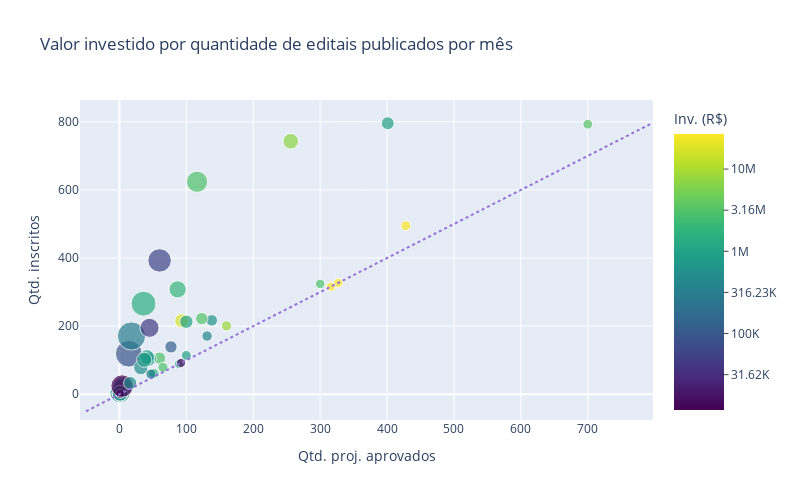
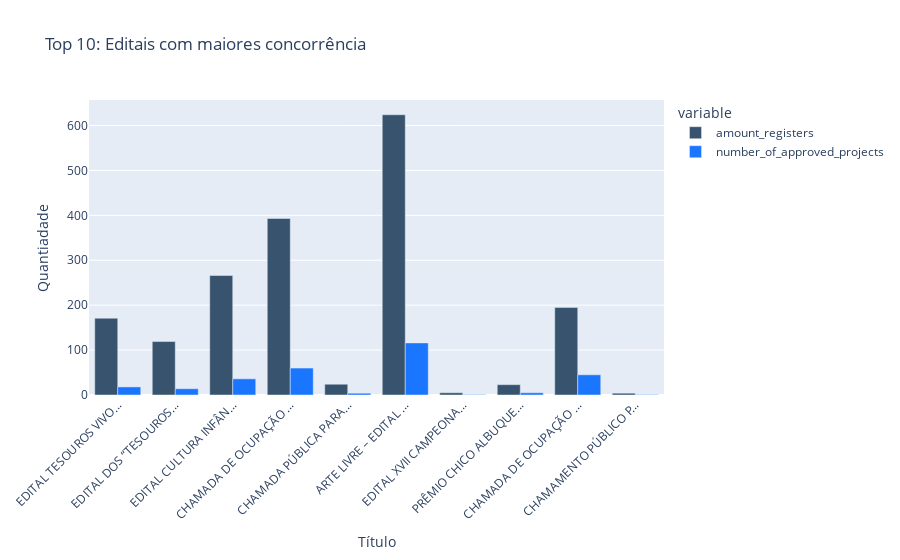
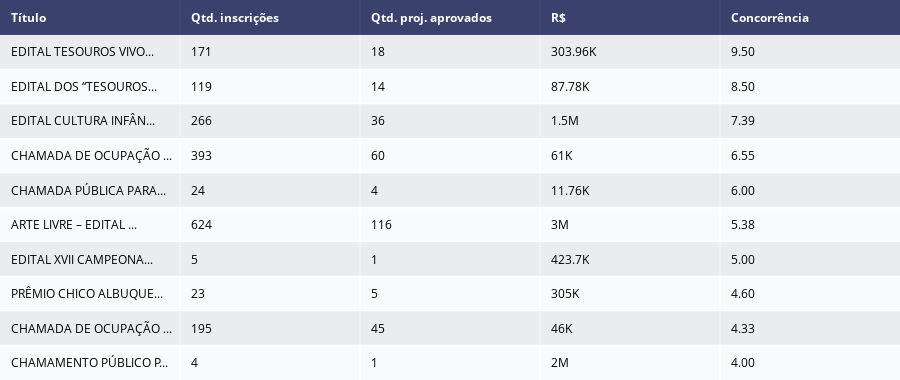

Notebook code for these charts, in order:
### Markdown cell above
**Qual relação entre quantidade de inscritos, quantidade de projetos a serem aprovados e valor investido por edital?**

### Code cell
def rel_registers_value(d):
    d = d[d['amount_registers'] > 0]
    _d_gb = d.groupby(by=['order'])[['amount_registers', 'order', 'title', 'value']]
    _df = _d_gb.max()
    _df['number_of_approved_projects'] = list(_d_gb.count()['order'])
    _df['rel'] =  _df['amount_registers'] / _df['number_of_approved_projects']
    _df['value_log'] = _df['value'].apply(lambda d: np.log10(d))
    
    fig = px.scatter(_df, x="number_of_approved_projects", y="amount_registers", 
                     size='rel', 
                     color='value_log', 
                     color_continuous_scale="Viridis",
                     labels={'amount_registers':'Qtd. inscritos', 
                             'number_of_approved_projects':'Qtd. proj. aprovados', 
                             'rel': 'Concorrência', 'value':'Investimento'},
                     width=800,height=500,
                     opacity=0.7,
                     hover_name='title',
                     hover_data={'value_log':False,
                                 'value':True},
                      title='Valor investido por quantidade de editais publicados por mês'
                     )
    fig.add_shape(type="line",
        x0=-50, y0=-50, x1=_df["amount_registers"].max(), y1=_df["amount_registers"].max(),
        line=dict(
            color="MediumPurple",
            width=2,
            dash="dot",
        )
    )
    
    _tickvals = list(np.arange(round(_df['value_log'].min()), round(_df['value_log'].max())+1, 0.5))
    _ticktext = [numerize.numerize(10 ** i) for i in _tickvals]
    
    fig.update_layout(
        xaxis = dict(
            tickmode = 'linear',
            dtick = 100
        ),
        coloraxis_colorbar=dict(
                                title="Inv. (R$)",
                                thicknessmode="pixels", thickness=50,
                                yanchor="top", y=1,
                                ticks="outside",
                                dtick=0.1,
                                ticktext=_ticktext,
                                tickvals=_tickvals
                            )
    )
    
    _df_top_10 = _df.sort_values(by=['rel'], ascending = False)[0:10]
    _df_top_10['title_wrapped'] = _df_top_10['title'].apply(lambda d: d[0:20] + '...')
    
    fig_bar = px.bar(
        _df_top_10, 
        x='title', 
        y=['amount_registers','number_of_approved_projects'],
        color_discrete_map={
            'amount_registers': 'rgb(55, 83, 109)',
            'number_of_approved_projects': 'rgb(26, 118, 255)'
        },
        barmode="group",
        labels={
            'title_wrapped':'Título',
            'title':'Título',
            'amount_registers':'Qtd. inscrições',
            'number_of_approved_projects':'Qtd. proj. aprovados',
            '_value':'Quantiadade'
        },
        title='Top 10: Editais com maiores concorrência',
#         hover_name='title',
        hover_data={'title_wrapped':False,
                    'title':True},
        
    )
    
    fig_bar.update_layout(
        uniformtext_minsize=8, 
        uniformtext_mode='hide',
        xaxis_tickangle=-45,
        xaxis = dict(
            tickmode = 'array',
            tickvals = [i for i in range(0, 10)],
            ticktext = _df_top_10['title_wrapped']
        )
    )
    
    _df_table = _df_top_10[['title_wrapped', 'amount_registers', 'number_of_approved_projects', 'value', 'rel']]
    _df_table['rel'] = _df_table['rel'].apply(lambda d: '{:.2f}'.format(d))
    _df_table['value'] = _df_table['value'].apply(lambda d: numerize.numerize(d))
    _df_table.columns = ['Título','Qtd. inscrições','Qtd. proj. aprovados', 'R$','Concorrência']

    fig_table = ff.create_table(_df_table)
    
    fig.show()
    fig_bar.show()
    fig_table.show()
    
rel_registers_value(notices_value_)

### Figure 1 — Plotly figure (JSON) as saved in the notebook; plotly's stock layout.template omitted (floating-point values rounded to 4 significant figures)
{"data": [{"customdata": [[6.521, 3320000], [6.176, 1500000], [6.837, 6877492], [5.627, 423654], [6.914, 8200000], [7.415, 26000000], [5.788, 613800], [6.301, 2000000], [7.061, 11500000], [6.301, 2000000], [6.477, 3000000], [6.166, 1466000.0], [6.301, 2000000], [7.25, 17800000], [6.477, 3000000], [6.477, 3000000], [6.477, 3000000], [6, 1000000], [6, 1000000], [4.112, 12936], [4.943, 87780], [5.961, 915156], [5.477, 300000], [5.627, 423700], [6, 1000000], [5.356, 227000.0], [4.288, 19404], [5.699, 500000], [6.498, 3150000], [6.092, 1234716], [7.427, 26700000], [7.415, 26000000], [5.991, 980112], [5.301, 200000], [6.13, 1350000], [5.484, 305000], [5.091, 123200], [5.483, 303960], [5.893, 781596], [4.785, 61000], [5.522, 332900.0], [5.881, 760526], [5.653, 450000], [4.663, 46000], [5.813, 650000], [4.152, 14200], [4.07, 11760], [4.07, 11760], [5.575, 376000], [5.699, 500000]], "hovertemplate": "<b>%{hovertext}</b><br><br>Qtd. proj. aprovados=%{x}<br>Qtd. inscritos=%{y}<br>Concorrência=%{marker.size}<br>Investimento=%{customdata[1]}<extra></extra>", "hovertext": ["EDITAL DE FOMENTO PARA GRUPOS DOS CICLOS DA CULTURA TRADICIONAL POPULAR DO CEARÁ", "EDITAL CULTURA INFÂNCIA 2020", "XII EDITAL CEARÁ DE INCENTIVO ÀS ARTES", "EDITAL DE CHAMADA PÚBLICA DE CREDENCIAMENTO DE PARECERISTA DA SECRETARIA DA CULTURA DO ESTADO DO CEARÁ", "XIV EDITAL CEARÁ CINEMA E VÍDEO", "XIII EDITAL MECENAS DO CEARÁ", "EDITAL DE CHAMAMENTO PÚBLICO PROJETO CIRCULA CEARÁ", "CHAMADA PÚBLICA PARA SELEÇÃO E AQUISIÇÃO DE ACERVO BIBLIOGRÁFICO DE PRODUÇÃO CEARENSE PARA O SISTEMA ESTADUAL DE BIBLIOTECAS PÚBLICAS DO CEARÁ", "EDITAL DE APOIO AO AUDIOVISUAL CEARENSE – LEI ALDIR BLANC", "CHAMAMENTO PÚBLICO PARA OSCS DE ELABORAÇÃO E EXECUÇÃO DE PROGRAMAÇÃO EM ESPAÇOS ARTÍSTICOS E CULTURAIS – LEI ALDIR BLANC CEARÁ", "EDITAL DE SELEÇÃO PÚBLICA PARA PATROCÍNIO A FESTIVAL LEI ALDIR BLANC CEARÁ", "CHAMADA PÚBLICA PARA SELEÇÃO E AQUISIÇÃO DE OBRAS DE ARTE DE INTERESSE PÚBLICO", "EDITAL DE CHAMAMENTO PÚBLICO PARA PROGRAMA DE FORMAÇÃO E QUALIFICAÇÃO PARA O SETOR ARTÍSTICO/CRIATIVO DO CEARÁ – LEI ALDIR BLANC", "PRÊMIO FOMENTO CULTURA E ARTE DO CEARÁ – LEI ALDIR BLANC", "EDITAL CULTURA VIVA 2020", "ARTE LIVRE – EDITAL DE CRIAÇÃO ARTÍSTICA LEI ADIR BLANC CEARÁ", "EDITAL DE PATRIMÔNIO CULTURAL DO CEARÁ – LEI ALDIR BLANC", "EDITAL TERRITÓRIOS CULTURAIS E TRADICIONAIS", "EDITAL CIDADANIA CULTURAL E DIVERSIDADE", "CHAMADA PÚBLICA PARA CREDENCIAMENTO DE PARECERISTAS DO XV EDITAL CEARÁ NATAL DE LUZ 2018", "EDITAL DOS “TESOUROS VIVOS” DA CULTURA DO ESTADO DO CEARÁ – 2018", "XV EDITAL CEARÁ NATAL DE LUZ – 2018", "EDITAL DE PROGRAMAÇÃO ARTÍSTICA E CULTURAL DO SOBRADO DR. JOSÉ LOURENÇO 2020", "EDITAL XVII CAMPEONATO ESTADUAL FESTEJO CEARÁ JUNINO 2020", "I EDITAL FESTIVAL CULTURA DENDICASA: ARTE DE CASA PARA O MUNDO", "EDITAL DE CHAMADA PÚBLICA PARA REALIZAÇÃO DO PROGRAMA DE FORMAÇÃO EM ARTES CÊNICAS EM MACRORREGIÕES CULTURAIS DO CEARÁ", "CHAMADA PÚBLICA PARA CREDENCIAMENTO DE PARECERISTAS PARA O XIII EDITAL CARNAVAL DO CEARÁ 2019", "I PRÊMIO EXPRESSÕES CULTURAIS AFRO-BRASILEIRAS DO CEARÁ", "XXI EDITAL CEARÁ JUNINO", "XIV EDITAL CEARÁ CICLO CARNAVALESCO 2020", "XI EDITAL MECENAS DO CEARÁ – 2018", "XII EDITAL MECENAS DO CEARÁ – 2019", "XVI EDITAL CEARÁ CICLO NATALINO 2019", "EDITAL XIV MOSTRA ESTADUAL CEARÁ CICLO NATALINO 2019", "PRÊMIO PONTOS DE CULTURA DO CEARÁ", "PRÊMIO CHICO ALBUQUERQUE DE FOTOGRAFIA – EDIÇÃO 2018", "EDITAL DE CREDENCIAMENTO ARTISTA, PRESENTE! 2019", "EDITAL TESOUROS VIVOS DA CULTURA DO ESTADO DO CEARÁ – 2017", "XVI EDITAL CEARÁ DA PAIXÃO 2020", "CHAMADA DE OCUPAÇÃO ARTÍSTICA DO THEATRO JOSÉ DE ALENCAR 2019", "EDITAL DE SELEÇÃO DA V MOSTRA ITINERANTE DE CINEMA DO CEARÁ", "XV EDITAL CEARÁ DA PAIXÃO – 2019", "EDITAL DE CHAMAMENTO PÚBLICO DO PROGRAMA DE OCUPAÇÃO ARTÍSTICA E CULTURAL DO TEATRO CARLOS CÂMARA", "CHAMADA DE OCUPAÇÃO ARTÍSTICA DO THEATRO JOSÉ DE ALENCAR 2018", "EDITAL ENCONTRO MESTRES DO MUNDO 2019", "FORMAÇÃO E SELEÇÃO DE JURADOS E PRESIDENTES DE MESA DOS FESTIVAIS REGIONAIS CEARÁ JUNINO 2018", "EDITAL DE CHAMAMENTO PÚBLICO PARA A REALIZAÇÃO DA FEIRA DE LIVROS DA XIII BIENAL INTERNACIONAL DO LIVRO DO CEARÁ", "CHAMADA PÚBLICA PARA CREDENCIAMENTO DE PARECERISTAS | EDITAL CEARÁ JUNINO 2018", "EDITAL DE CREDENCIAMENTO ARTISTA, PRESENTE! E ESCOLAS COM MESTRES", "I PRÊMIO CULTURAS INDÍGENAS DO CEARÁ"], "legendgroup": "", "marker": {"color": [6.521, 6.176, 6.837, 5.627, 6.914, 7.415, 5.788, 6.301, 7.061, 6.301, 6.477, 6.166, 6.301, 7.25, 6.477, 6.477, 6.477, 6, 6, 4.112, 4.943, 5.961, 5.477, 5.627, 6, 5.356, 4.288, 5.699, 6.498, 6.092, 7.427, 7.415, 5.991, 5.301, 6.13, 5.484, 5.091, 5.483, 5.893, 4.785, 5.522, 5.881, 5.653, 4.663, 5.813, 4.152, 4.07, 4.07, 5.575, 5.699], "coloraxis": "coloraxis", "opacity": 0.7, "size": [1.133, 7.389, 2.902, 1.305, 1.256, 1.157, 1.572, 3.54, 2.667, 4, 1.767, 1, 4, 2.323, 1.215, 5.379, 1.08, 1.14, 2.13, 4, 8.5, 2.311, 2, 5, 1.985, 2, 1.333, 2.438, 1.805, 1.173, 1, 1, 2.429, 1, 1.22, 4.6, 1.805, 9.5, 2.659, 6.55, 3, 2.73, 3, 4.333, 3, 1, 1, 6, 1.255, 2.062], "sizemode": "area", "sizeref": 0.02375, "symbol": "circle"}, "mode": "markers", "name": "", "orientation": "v", "showlegend": false, "type": "scatter", "x": [700, 36, 256, 131, 160, 428, 138, 87, 39, 1, 60, 89, 1, 93, 65, 116, 300, 100, 100, 4, 14, 45, 1, 1, 401, 1, 6, 32, 123, 52, 327, 316, 42, 1, 50, 5, 77, 18, 41, 60, 1, 37, 1, 45, 1, 92, 1, 4, 47, 16], "xaxis": "x", "y": [793, 266, 743, 171, 201, 495, 217, 308, 104, 4, 106, 89, 4, 216, 79, 624, 324, 114, 213, 16, 119, 104, 2, 5, 796, 2, 8, 78, 222, 61, 327, 316, 102, 1, 61, 23, 139, 171, 109, 393, 3, 101, 3, 195, 3, 92, 1, 24, 59, 33], "yaxis": "y"}], "layout": {"coloraxis": {"colorbar": {"dtick": 0.1, "thickness": 50, "thicknessmode": "pixels", "ticks": "outside", "ticktext": ["10K", "31.62K", "100K", "316.23K", "1M", "3.16M", "10M", "31.62M"], "tickvals": [4, 4.5, 5, 5.5, 6, 6.5, 7, 7.5], "title": {"text": "Inv. (R$)"}, "y": 1, "yanchor": "top"}, "colorscale": [[0, "#440154"], [0.1111, "#482878"], [0.2222, "#3e4989"], [0.3333, "#31688e"], [0.4444, "#26828e"], [0.5556, "#1f9e89"], [0.6667, "#35b779"], [0.7778, "#6ece58"], [0.8889, "#b5de2b"], [1, "#fde725"]]}, "height": 500, "legend": {"itemsizing": "constant", "tracegroupgap": 0}, "shapes": [{"line": {"color": "MediumPurple", "dash": "dot", "width": 2}, "type": "line", "x0": -50, "x1": 796, "y0": -50, "y1": 796}], "title": {"text": "Valor investido por quantidade de editais publicados por mês"}, "width": 800, "xaxis": {"anchor": "y", "domain": [0, 1], "dtick": 100, "tickmode": "linear", "title": {"text": "Qtd. proj. aprovados"}}, "yaxis": {"anchor": "x", "domain": [0, 1], "title": {"text": "Qtd. inscritos"}}}}

### Figure 2 — Plotly figure (JSON) as saved in the notebook; plotly's stock layout.template omitted (floating-point values rounded to 4 significant figures)
{"data": [{"alignmentgroup": "True", "customdata": [["EDITAL TESOUROS VIVO..."], ["EDITAL DOS “TESOUROS..."], ["EDITAL CULTURA INFÂN..."], ["CHAMADA DE OCUPAÇÃO ..."], ["CHAMADA PÚBLICA PARA..."], ["ARTE LIVRE – EDITAL ..."], ["EDITAL XVII CAMPEONA..."], ["PRÊMIO CHICO ALBUQUE..."], ["CHAMADA DE OCUPAÇÃO ..."], ["CHAMAMENTO PÚBLICO P..."]], "hovertemplate": "variable=amount_registers<br>Título=%{customdata[0]}<br>Quantiadade=%{y}<extra></extra>", "legendgroup": "amount_registers", "marker": {"color": "rgb(55, 83, 109)", "pattern": {"shape": ""}}, "name": "amount_registers", "offsetgroup": "amount_registers", "orientation": "v", "showlegend": true, "textposition": "auto", "type": "bar", "x": ["EDITAL TESOUROS VIVOS DA CULTURA DO ESTADO DO CEARÁ – 2017", "EDITAL DOS “TESOUROS VIVOS” DA CULTURA DO ESTADO DO CEARÁ – 2018", "EDITAL CULTURA INFÂNCIA 2020", "CHAMADA DE OCUPAÇÃO ARTÍSTICA DO THEATRO JOSÉ DE ALENCAR 2019", "CHAMADA PÚBLICA PARA CREDENCIAMENTO DE PARECERISTAS | EDITAL CEARÁ JUNINO 2018", "ARTE LIVRE – EDITAL DE CRIAÇÃO ARTÍSTICA LEI ADIR BLANC CEARÁ", "EDITAL XVII CAMPEONATO ESTADUAL FESTEJO CEARÁ JUNINO 2020", "PRÊMIO CHICO ALBUQUERQUE DE FOTOGRAFIA – EDIÇÃO 2018", "CHAMADA DE OCUPAÇÃO ARTÍSTICA DO THEATRO JOSÉ DE ALENCAR 2018", "CHAMAMENTO PÚBLICO PARA OSCS DE ELABORAÇÃO E EXECUÇÃO DE PROGRAMAÇÃO EM ESPAÇOS ARTÍSTICOS E CULTURAIS – LEI ALDIR BLANC CEARÁ"], "xaxis": "x", "y": [171, 119, 266, 393, 24, 624, 5, 23, 195, 4], "yaxis": "y"}, {"alignmentgroup": "True", "customdata": [["EDITAL TESOUROS VIVO..."], ["EDITAL DOS “TESOUROS..."], ["EDITAL CULTURA INFÂN..."], ["CHAMADA DE OCUPAÇÃO ..."], ["CHAMADA PÚBLICA PARA..."], ["ARTE LIVRE – EDITAL ..."], ["EDITAL XVII CAMPEONA..."], ["PRÊMIO CHICO ALBUQUE..."], ["CHAMADA DE OCUPAÇÃO ..."], ["CHAMAMENTO PÚBLICO P..."]], "hovertemplate": "variable=number_of_approved_projects<br>Título=%{customdata[0]}<br>Quantiadade=%{y}<extra></extra>", "legendgroup": "number_of_approved_projects", "marker": {"color": "rgb(26, 118, 255)", "pattern": {"shape": ""}}, "name": "number_of_approved_projects", "offsetgroup": "number_of_approved_projects", "orientation": "v", "showlegend": true, "textposition": "auto", "type": "bar", "x": ["EDITAL TESOUROS VIVOS DA CULTURA DO ESTADO DO CEARÁ – 2017", "EDITAL DOS “TESOUROS VIVOS” DA CULTURA DO ESTADO DO CEARÁ – 2018", "EDITAL CULTURA INFÂNCIA 2020", "CHAMADA DE OCUPAÇÃO ARTÍSTICA DO THEATRO JOSÉ DE ALENCAR 2019", "CHAMADA PÚBLICA PARA CREDENCIAMENTO DE PARECERISTAS | EDITAL CEARÁ JUNINO 2018", "ARTE LIVRE – EDITAL DE CRIAÇÃO ARTÍSTICA LEI ADIR BLANC CEARÁ", "EDITAL XVII CAMPEONATO ESTADUAL FESTEJO CEARÁ JUNINO 2020", "PRÊMIO CHICO ALBUQUERQUE DE FOTOGRAFIA – EDIÇÃO 2018", "CHAMADA DE OCUPAÇÃO ARTÍSTICA DO THEATRO JOSÉ DE ALENCAR 2018", "CHAMAMENTO PÚBLICO PARA OSCS DE ELABORAÇÃO E EXECUÇÃO DE PROGRAMAÇÃO EM ESPAÇOS ARTÍSTICOS E CULTURAIS – LEI ALDIR BLANC CEARÁ"], "xaxis": "x", "y": [18, 14, 36, 60, 4, 116, 1, 5, 45, 1], "yaxis": "y"}], "layout": {"barmode": "group", "legend": {"title": {"text": "variable"}, "tracegroupgap": 0}, "title": {"text": "Top 10: Editais com maiores concorrência"}, "uniformtext": {"minsize": 8, "mode": "hide"}, "xaxis": {"anchor": "y", "domain": [0, 1], "tickangle": -45, "tickmode": "array", "ticktext": ["EDITAL TESOUROS VIVO...", "EDITAL DOS “TESOUROS...", "EDITAL CULTURA INFÂN...", "CHAMADA DE OCUPAÇÃO ...", "CHAMADA PÚBLICA PARA...", "ARTE LIVRE – EDITAL ...", "EDITAL XVII CAMPEONA...", "PRÊMIO CHICO ALBUQUE...", "CHAMADA DE OCUPAÇÃO ...", "CHAMAMENTO PÚBLICO P..."], "tickvals": [0, 1, 2, 3, 4, 5, 6, 7, 8, 9], "title": {"text": "Título"}}, "yaxis": {"anchor": "x", "domain": [0, 1], "title": {"text": "Quantiadade"}}}}

### Figure 3 — Plotly figure (JSON) as saved in the notebook; plotly's stock layout.template omitted (floating-point values rounded to 4 significant figures)
{"data": [{"colorscale": [[0, "#00083e"], [0.5, "#ededee"], [1, "#ffffff"]], "hoverinfo": "none", "opacity": 0.75, "showscale": false, "type": "heatmap", "z": [[0, 0, 0, 0, 0], [0.5, 0.5, 0.5, 0.5, 0.5], [1, 1, 1, 1, 1], [0.5, 0.5, 0.5, 0.5, 0.5], [1, 1, 1, 1, 1], [0.5, 0.5, 0.5, 0.5, 0.5], [1, 1, 1, 1, 1], [0.5, 0.5, 0.5, 0.5, 0.5], [1, 1, 1, 1, 1], [0.5, 0.5, 0.5, 0.5, 0.5], [1, 1, 1, 1, 1]]}], "layout": {"annotations": [{"align": "left", "font": {"color": "#ffffff"}, "showarrow": false, "text": "<b>Título</b>", "x": -0.45, "xanchor": "left", "xref": "x", "y": 0, "yref": "y"}, {"align": "left", "font": {"color": "#ffffff"}, "showarrow": false, "text": "<b>Qtd. inscrições</b>", "x": 0.55, "xanchor": "left", "xref": "x", "y": 0, "yref": "y"}, {"align": "left", "font": {"color": "#ffffff"}, "showarrow": false, "text": "<b>Qtd. proj. aprovados</b>", "x": 1.55, "xanchor": "left", "xref": "x", "y": 0, "yref": "y"}, {"align": "left", "font": {"color": "#ffffff"}, "showarrow": false, "text": "<b>R$</b>", "x": 2.55, "xanchor": "left", "xref": "x", "y": 0, "yref": "y"}, {"align": "left", "font": {"color": "#ffffff"}, "showarrow": false, "text": "<b>Concorrência</b>", "x": 3.55, "xanchor": "left", "xref": "x", "y": 0, "yref": "y"}, {"align": "left", "font": {"color": "#000000"}, "showarrow": false, "text": "EDITAL TESOUROS VIVO...", "x": -0.45, "xanchor": "left", "xref": "x", "y": 1, "yref": "y"}, {"align": "left", "font": {"color": "#000000"}, "showarrow": false, "text": "171", "x": 0.55, "xanchor": "left", "xref": "x", "y": 1, "yref": "y"}, {"align": "left", "font": {"color": "#000000"}, "showarrow": false, "text": "18", "x": 1.55, "xanchor": "left", "xref": "x", "y": 1, "yref": "y"}, {"align": "left", "font": {"color": "#000000"}, "showarrow": false, "text": "303.96K", "x": 2.55, "xanchor": "left", "xref": "x", "y": 1, "yref": "y"}, {"align": "left", "font": {"color": "#000000"}, "showarrow": false, "text": "9.50", "x": 3.55, "xanchor": "left", "xref": "x", "y": 1, "yref": "y"}, {"align": "left", "font": {"color": "#000000"}, "showarrow": false, "text": "EDITAL DOS “TESOUROS...", "x": -0.45, "xanchor": "left", "xref": "x", "y": 2, "yref": "y"}, {"align": "left", "font": {"color": "#000000"}, "showarrow": false, "text": "119", "x": 0.55, "xanchor": "left", "xref": "x", "y": 2, "yref": "y"}, {"align": "left", "font": {"color": "#000000"}, "showarrow": false, "text": "14", "x": 1.55, "xanchor": "left", "xref": "x", "y": 2, "yref": "y"}, {"align": "left", "font": {"color": "#000000"}, "showarrow": false, "text": "87.78K", "x": 2.55, "xanchor": "left", "xref": "x", "y": 2, "yref": "y"}, {"align": "left", "font": {"color": "#000000"}, "showarrow": false, "text": "8.50", "x": 3.55, "xanchor": "left", "xref": "x", "y": 2, "yref": "y"}, {"align": "left", "font": {"color": "#000000"}, "showarrow": false, "text": "EDITAL CULTURA INFÂN...", "x": -0.45, "xanchor": "left", "xref": "x", "y": 3, "yref": "y"}, {"align": "left", "font": {"color": "#000000"}, "showarrow": false, "text": "266", "x": 0.55, "xanchor": "left", "xref": "x", "y": 3, "yref": "y"}, {"align": "left", "font": {"color": "#000000"}, "showarrow": false, "text": "36", "x": 1.55, "xanchor": "left", "xref": "x", "y": 3, "yref": "y"}, {"align": "left", "font": {"color": "#000000"}, "showarrow": false, "text": "1.5M", "x": 2.55, "xanchor": "left", "xref": "x", "y": 3, "yref": "y"}, {"align": "left", "font": {"color": "#000000"}, "showarrow": false, "text": "7.39", "x": 3.55, "xanchor": "left", "xref": "x", "y": 3, "yref": "y"}, {"align": "left", "font": {"color": "#000000"}, "showarrow": false, "text": "CHAMADA DE OCUPAÇÃO ...", "x": -0.45, "xanchor": "left", "xref": "x", "y": 4, "yref": "y"}, {"align": "left", "font": {"color": "#000000"}, "showarrow": false, "text": "393", "x": 0.55, "xanchor": "left", "xref": "x", "y": 4, "yref": "y"}, {"align": "left", "font": {"color": "#000000"}, "showarrow": false, "text": "60", "x": 1.55, "xanchor": "left", "xref": "x", "y": 4, "yref": "y"}, {"align": "left", "font": {"color": "#000000"}, "showarrow": false, "text": "61K", "x": 2.55, "xanchor": "left", "xref": "x", "y": 4, "yref": "y"}, {"align": "left", "font": {"color": "#000000"}, "showarrow": false, "text": "6.55", "x": 3.55, "xanchor": "left", "xref": "x", "y": 4, "yref": "y"}, {"align": "left", "font": {"color": "#000000"}, "showarrow": false, "text": "CHAMADA PÚBLICA PARA...", "x": -0.45, "xanchor": "left", "xref": "x", "y": 5, "yref": "y"}, {"align": "left", "font": {"color": "#000000"}, "showarrow": false, "text": "24", "x": 0.55, "xanchor": "left", "xref": "x", "y": 5, "yref": "y"}, {"align": "left", "font": {"color": "#000000"}, "showarrow": false, "text": "4", "x": 1.55, "xanchor": "left", "xref": "x", "y": 5, "yref": "y"}, {"align": "left", "font": {"color": "#000000"}, "showarrow": false, "text": "11.76K", "x": 2.55, "xanchor": "left", "xref": "x", "y": 5, "yref": "y"}, {"align": "left", "font": {"color": "#000000"}, "showarrow": false, "text": "6.00", "x": 3.55, "xanchor": "left", "xref": "x", "y": 5, "yref": "y"}, {"align": "left", "font": {"color": "#000000"}, "showarrow": false, "text": "ARTE LIVRE – EDITAL ...", "x": -0.45, "xanchor": "left", "xref": "x", "y": 6, "yref": "y"}, {"align": "left", "font": {"color": "#000000"}, "showarrow": false, "text": "624", "x": 0.55, "xanchor": "left", "xref": "x", "y": 6, "yref": "y"}, {"align": "left", "font": {"color": "#000000"}, "showarrow": false, "text": "116", "x": 1.55, "xanchor": "left", "xref": "x", "y": 6, "yref": "y"}, {"align": "left", "font": {"color": "#000000"}, "showarrow": false, "text": "3M", "x": 2.55, "xanchor": "left", "xref": "x", "y": 6, "yref": "y"}, {"align": "left", "font": {"color": "#000000"}, "showarrow": false, "text": "5.38", "x": 3.55, "xanchor": "left", "xref": "x", "y": 6, "yref": "y"}, {"align": "left", "font": {"color": "#000000"}, "showarrow": false, "text": "EDITAL XVII CAMPEONA...", "x": -0.45, "xanchor": "left", "xref": "x", "y": 7, "yref": "y"}, {"align": "left", "font": {"color": "#000000"}, "showarrow": false, "text": "5", "x": 0.55, "xanchor": "left", "xref": "x", "y": 7, "yref": "y"}, {"align": "left", "font": {"color": "#000000"}, "showarrow": false, "text": "1", "x": 1.55, "xanchor": "left", "xref": "x", "y": 7, "yref": "y"}, {"align": "left", "font": {"color": "#000000"}, "showarrow": false, "text": "423.7K", "x": 2.55, "xanchor": "left", "xref": "x", "y": 7, "yref": "y"}, {"align": "left", "font": {"color": "#000000"}, "showarrow": false, "text": "5.00", "x": 3.55, "xanchor": "left", "xref": "x", "y": 7, "yref": "y"}, {"align": "left", "font": {"color": "#000000"}, "showarrow": false, "text": "PRÊMIO CHICO ALBUQUE...", "x": -0.45, "xanchor": "left", "xref": "x", "y": 8, "yref": "y"}, {"align": "left", "font": {"color": "#000000"}, "showarrow": false, "text": "23", "x": 0.55, "xanchor": "left", "xref": "x", "y": 8, "yref": "y"}, {"align": "left", "font": {"color": "#000000"}, "showarrow": false, "text": "5", "x": 1.55, "xanchor": "left", "xref": "x", "y": 8, "yref": "y"}, {"align": "left", "font": {"color": "#000000"}, "showarrow": false, "text": "305K", "x": 2.55, "xanchor": "left", "xref": "x", "y": 8, "yref": "y"}, {"align": "left", "font": {"color": "#000000"}, "showarrow": false, "text": "4.60", "x": 3.55, "xanchor": "left", "xref": "x", "y": 8, "yref": "y"}, {"align": "left", "font": {"color": "#000000"}, "showarrow": false, "text": "CHAMADA DE OCUPAÇÃO ...", "x": -0.45, "xanchor": "left", "xref": "x", "y": 9, "yref": "y"}, {"align": "left", "font": {"color": "#000000"}, "showarrow": false, "text": "195", "x": 0.55, "xanchor": "left", "xref": "x", "y": 9, "yref": "y"}, {"align": "left", "font": {"color": "#000000"}, "showarrow": false, "text": "45", "x": 1.55, "xanchor": "left", "xref": "x", "y": 9, "yref": "y"}, {"align": "left", "font": {"color": "#000000"}, "showarrow": false, "text": "46K", "x": 2.55, "xanchor": "left", "xref": "x", "y": 9, "yref": "y"}, {"align": "left", "font": {"color": "#000000"}, "showarrow": false, "text": "4.33", "x": 3.55, "xanchor": "left", "xref": "x", "y": 9, "yref": "y"}, {"align": "left", "font": {"color": "#000000"}, "showarrow": false, "text": "CHAMAMENTO PÚBLICO P...", "x": -0.45, "xanchor": "left", "xref": "x", "y": 10, "yref": "y"}, {"align": "left", "font": {"color": "#000000"}, "showarrow": false, "text": "4", "x": 0.55, "xanchor": "left", "xref": "x", "y": 10, "yref": "y"}, {"align": "left", "font": {"color": "#000000"}, "showarrow": false, "text": "1", "x": 1.55, "xanchor": "left", "xref": "x", "y": 10, "yref": "y"}, {"align": "left", "font": {"color": "#000000"}, "showarrow": false, "text": "2M", "x": 2.55, "xanchor": "left", "xref": "x", "y": 10, "yref": "y"}, {"align": "left", "font": {"color": "#000000"}, "showarrow": false, "text": "4.00", "x": 3.55, "xanchor": "left", "xref": "x", "y": 10, "yref": "y"}], "height": 380, "margin": {"b": 0, "l": 0, "r": 0, "t": 0}, "xaxis": {"dtick": 1, "gridwidth": 2, "showticklabels": false, "tick0": -0.5, "ticks": "", "zeroline": false}, "yaxis": {"autorange": "reversed", "dtick": 1, "gridwidth": 2, "showticklabels": false, "tick0": 0.5, "ticks": "", "zeroline": false}}}
